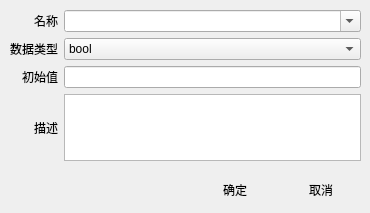
<?xml version="1.0" encoding="UTF-8"?>
<ui version="4.0">
 <class>AddInstanceVariableWindow</class>
 <widget class="QWidget" name="AddInstanceVariableWindow">
  <property name="geometry">
   <rect>
    <x>0</x>
    <y>0</y>
    <width>370</width>
    <height>213</height>
   </rect>
  </property>
  <property name="windowTitle">
   <string>添加变量</string>
  </property>
  <property name="windowIcon">
   <iconset resource="orion2.qrc">
    <normaloff>:/images/unique32.png</normaloff>:/images/unique32.png</iconset>
  </property>
  <widget class="QWidget" name="horizontalLayoutWidget_3">
   <property name="geometry">
    <rect>
     <x>10</x>
     <y>170</y>
     <width>351</width>
     <height>41</height>
    </rect>
   </property>
   <layout class="QHBoxLayout" name="horizontalLayout_3">
    <item>
     <spacer name="horizontalSpacer_2">
      <property name="orientation">
       <enum>Qt::Horizontal</enum>
      </property>
      <property name="sizeHint" stdset="0">
       <size>
        <width>40</width>
        <height>20</height>
       </size>
      </property>
     </spacer>
    </item>
    <item>
     <widget class="QPushButton" name="okpushButton">
      <property name="text">
       <string>确定</string>
      </property>
      <property name="icon">
       <iconset resource="orion2.qrc">
        <normaloff>:/images/ok.png</normaloff>:/images/ok.png</iconset>
      </property>
      <property name="iconSize">
       <size>
        <width>24</width>
        <height>24</height>
       </size>
      </property>
      <property name="flat">
       <bool>true</bool>
      </property>
     </widget>
    </item>
    <item>
     <widget class="QPushButton" name="cancelpushButton">
      <property name="text">
       <string>取消</string>
      </property>
      <property name="icon">
       <iconset resource="orion2.qrc">
        <normaloff>:/images/cancel.png</normaloff>:/images/cancel.png</iconset>
      </property>
      <property name="iconSize">
       <size>
        <width>24</width>
        <height>24</height>
       </size>
      </property>
      <property name="flat">
       <bool>true</bool>
      </property>
     </widget>
    </item>
   </layout>
  </widget>
  <widget class="QWidget" name="">
   <property name="geometry">
    <rect>
     <x>10</x>
     <y>10</y>
     <width>351</width>
     <height>151</height>
    </rect>
   </property>
   <layout class="QGridLayout" name="gridLayout">
    <item row="0" column="0">
     <widget class="QLabel" name="label">
      <property name="text">
       <string>名称</string>
      </property>
      <property name="alignment">
       <set>Qt::AlignRight|Qt::AlignTrailing|Qt::AlignVCenter</set>
      </property>
     </widget>
    </item>
    <item row="1" column="0">
     <widget class="QLabel" name="label_2">
      <property name="text">
       <string>数据类型</string>
      </property>
      <property name="alignment">
       <set>Qt::AlignRight|Qt::AlignTrailing|Qt::AlignVCenter</set>
      </property>
     </widget>
    </item>
    <item row="1" column="1">
     <widget class="QComboBox" name="typecomboBox">
      <item>
       <property name="text">
        <string>bool</string>
       </property>
      </item>
      <item>
       <property name="text">
        <string>int</string>
       </property>
      </item>
      <item>
       <property name="text">
        <string>float</string>
       </property>
      </item>
      <item>
       <property name="text">
        <string>string</string>
       </property>
      </item>
     </widget>
    </item>
    <item row="2" column="0">
     <widget class="QLabel" name="label_3">
      <property name="text">
       <string>初始值</string>
      </property>
      <property name="alignment">
       <set>Qt::AlignRight|Qt::AlignTrailing|Qt::AlignVCenter</set>
      </property>
     </widget>
    </item>
    <item row="2" column="1">
     <widget class="QLineEdit" name="valuelineEdit"/>
    </item>
    <item row="3" column="0">
     <widget class="QLabel" name="label_4">
      <property name="text">
       <string>描述</string>
      </property>
      <property name="alignment">
       <set>Qt::AlignRight|Qt::AlignTrailing|Qt::AlignVCenter</set>
      </property>
     </widget>
    </item>
    <item row="3" column="1">
     <widget class="QPlainTextEdit" name="plainTextEdit"/>
    </item>
    <item row="0" column="1">
     <widget class="QComboBox" name="idcomboBox">
      <property name="editable">
       <bool>true</bool>
      </property>
     </widget>
    </item>
   </layout>
  </widget>
 </widget>
 <resources>
  <include location="orion2.qrc"/>
 </resources>
 <connections/>
</ui>
